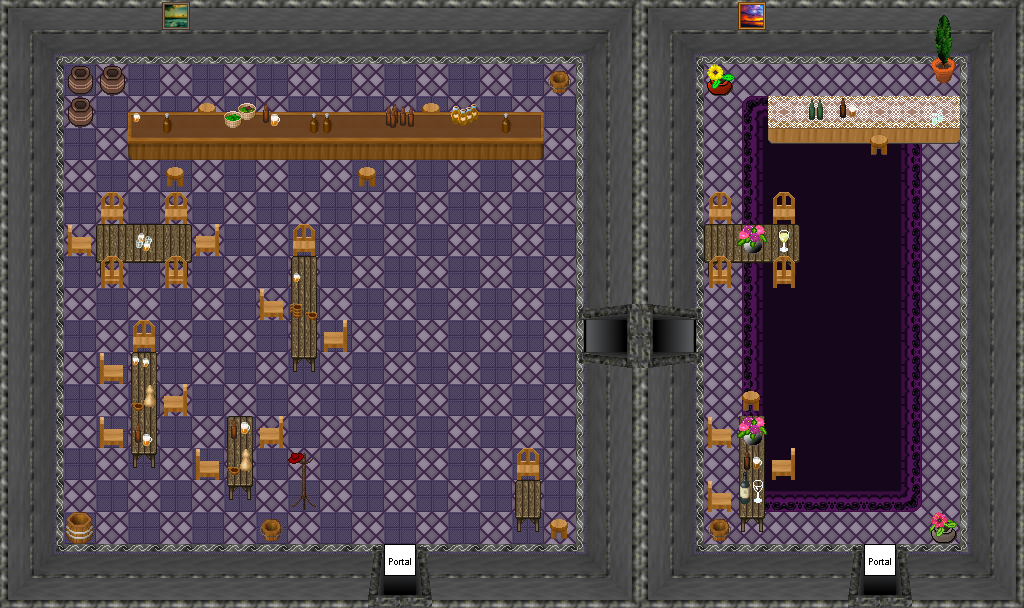

This is a level from a 2D game, rendered from its Tiled map with the project's own tilesets. A one-line summary and the map file follow, with tile-layer data summarised:
An orthogonal 32x19 tile map with 32x32 px tiles, 6 tile layers (0_floor, 1_terrain, 2_object, 3_roof, ...), 2 hidden layers not drawn, 24 tilesets and 2 objects (2x mapchange_exit).

<map version="1.9" tiledversion="1.9.2" orientation="orthogonal" renderorder="right-down" width="32" height="19" tilewidth="32" tileheight="32" infinite="0" nextlayerid="9" nextobjectid="1">
 <tileset firstgid="1" name="grey_skull.png" tilewidth="32" tileheight="32" tilecount="8" columns="4">
  <image source="../../tileset/ground/indoor/grey_skull.png" trans="ff00ff" width="128" height="64" />
 </tileset>
 <tileset firstgid="9" name="barrel.png" tilewidth="32" tileheight="32" tilecount="2" columns="1">
  <image source="../../tileset/item/pot/barrel.png" width="32" height="64" />
 </tileset>
 <tileset firstgid="11" name="table_with_beer_dark.png" tilewidth="32" tileheight="32" tilecount="10" columns="5">
  <image source="../../tileset/furniture/table/table_with_beer_dark.png" trans="ff00ff" width="160" height="64" />
 </tileset>
 <tileset firstgid="21" name="wooden.png" tilewidth="32" tileheight="32" tilecount="5" columns="5">
  <image source="../../tileset/furniture/chair/wooden.png" trans="ff00ff" width="160" height="32" />
 </tileset>
 <tileset firstgid="26" name="table_with_beer.png" tilewidth="32" tileheight="32" tilecount="8" columns="4">
  <image source="../../tileset/furniture/table/table_with_beer.png" trans="ff00ff" width="128" height="64" />
 </tileset>
 <tileset firstgid="34" name="pot_purple.png" tilewidth="32" tileheight="32" tilecount="1" columns="1">
  <image source="../../tileset/item/pot/pot_purple.png" trans="ff00ff" width="32" height="32" />
 </tileset>
 <tileset firstgid="35" name="pot_plant.png" tilewidth="32" tileheight="32" tilecount="3" columns="1">
  <image source="../../tileset/plant/indoor/pot_plant.png" width="32" height="96" />
 </tileset>
 <tileset firstgid="38" name="flower_vase.png" tilewidth="32" tileheight="32" tilecount="3" columns="3">
  <image source="../../tileset/plant/indoor/flower_vase.png" width="96" height="32" />
 </tileset>
 <tileset firstgid="41" name="picture/small.png" tilewidth="32" tileheight="32" tilecount="3" columns="3">
  <image source="../../tileset/furniture/picture/small.png" width="96" height="32" />
 </tileset>
 <tileset firstgid="44" name="portal.png" tilewidth="32" tileheight="32" tilecount="24" columns="8">
  <image source="../../tileset/logic/portal.png" width="256" height="96" />
 </tileset>
 <tileset firstgid="68" name="collision.png" tilewidth="32" tileheight="32" tilecount="1" columns="1">
  <image source="../../tileset/logic/collision.png" width="32" height="32" />
 </tileset>
 <tileset firstgid="69" name="tiles" tilewidth="32" tileheight="32" tilecount="6" columns="3">
  <image source="../../tileset/ground/indoor/floor_tiles2.png" width="96" height="64" />
 </tileset>
 <tileset firstgid="75" name="table" tilewidth="32" tileheight="32" tilecount="35" columns="7">
  <image source="../../tileset/furniture/table/vendors_table.png" width="224" height="160" />
 </tileset>
 <tileset firstgid="110" name="beers" tilewidth="32" tileheight="32" tilecount="12" columns="4">
  <image source="../../tileset/item/drink/beers_and_flasks.png" width="128" height="96" />
 </tileset>
 <tileset firstgid="122" name="bottle_and_glass" tilewidth="32" tileheight="32" tilecount="8" columns="4">
  <image source="../../tileset/item/drink/bottle_and_glass.png" width="128" height="64" />
 </tileset>
 <tileset firstgid="130" name="wine" tilewidth="32" tileheight="32" tilecount="3" columns="1">
  <image source="../../tileset/item/drink/white_wine.png" width="32" height="96" />
 </tileset>
 <tileset firstgid="133" name="rug" tilewidth="32" tileheight="32" tilecount="9" columns="3">
  <image source="../../tileset/furniture/carpet/purple.png" width="96" height="96" />
 </tileset>
 <tileset firstgid="142" name="rack" tilewidth="32" tileheight="32" tilecount="2" columns="1">
  <image source="../../tileset/furniture/other/clothes_rack.png" width="32" height="64" />
 </tileset>
 <tileset firstgid="144" name="hat" tilewidth="32" tileheight="32" tilecount="1" columns="1">
  <image source="../../tileset/item/textile/red_hat.png" width="32" height="32" />
 </tileset>
 <tileset firstgid="145" name="bottles" tilewidth="32" tileheight="32" tilecount="16" columns="4">
  <image source="../../tileset/item/drink/bottles_and_cups.png" width="128" height="128" />
 </tileset>
 <tileset firstgid="161" name="lace" tilewidth="32" tileheight="32" tilecount="2" columns="2">
  <image source="../../tileset/item/textile/lace.png" width="64" height="32" />
 </tileset>
 <tileset firstgid="163" name="wall/int_grey" tilewidth="32" tileheight="32" tilecount="121" columns="11">
  <image source="../../tileset/building/wall/int_grey.png" width="352" height="352" />
 </tileset>
 <tileset firstgid="284" name="entrance/grey" tilewidth="32" tileheight="32" tilecount="25" columns="5">
  <image source="../../tileset/building/entrance/grey.png" width="160" height="160" />
 </tileset>
 <tileset firstgid="309" name="indoor/grey_gradients" tilewidth="32" tileheight="32" tilecount="8" columns="4">
  <image source="../../tileset/ground/indoor/grey_gradients.png" width="128" height="64" />
 </tileset>
 <layer id="1" name="0_floor" width="32" height="19">
  <data>[608 cells, 607 non-empty, 8 distinct tile ids]</data>
 </layer>
 <layer id="2" name="1_terrain" width="32" height="19">
  <data>[608 cells, 361 non-empty, 50 distinct tile ids]</data>
 </layer>
 <layer id="3" name="2_object" width="32" height="19">
  <data>[608 cells, 83 non-empty, 50 distinct tile ids]</data>
 </layer>
 <layer id="4" name="3_roof" width="32" height="19">
  <data>[608 cells, 25 non-empty, 16 distinct tile ids]</data>
 </layer>
 <layer id="5" name="4_roof_add" width="32" height="19">
  <data>[608 cells, 8 non-empty, 7 distinct tile ids]</data>
 </layer>
 <layer id="6" name="objects" width="32" height="19">
  <data>[608 cells, 2 non-empty, 1 distinct tile ids]</data>
 </layer>
 <layer id="7" name="collision" width="32" height="19" visible="0" opacity="0.36">
  <data>[608 cells, 292 non-empty, 1 distinct tile ids]</data>
 </layer>
 <layer id="8" name="protection" width="32" height="19" visible="0" opacity="0.18">
  <data>[608 cells, 0 non-empty, 0 distinct tile ids]</data>
 </layer>
 <objectgroup name="Mapevents">
  <object name="entrance_left" type="mapchange_exit" id="1" x="384" y="544" width="32" height="32">
   <properties>
    <property name="map" value="0_ados_city_n_x1_y0" />
    <property name="place" value="tavern_entrance_left" />
   </properties>
  </object>
  <object name="entrance_right" type="mapchange_exit" id="2" x="864" y="544" width="32" height="32">
   <properties>
    <property name="map" value="0_ados_city_n_x2_y0" />
    <property name="place" value="tavern_entrance_right" />
   </properties>
  </object>
 </objectgroup>
</map>
